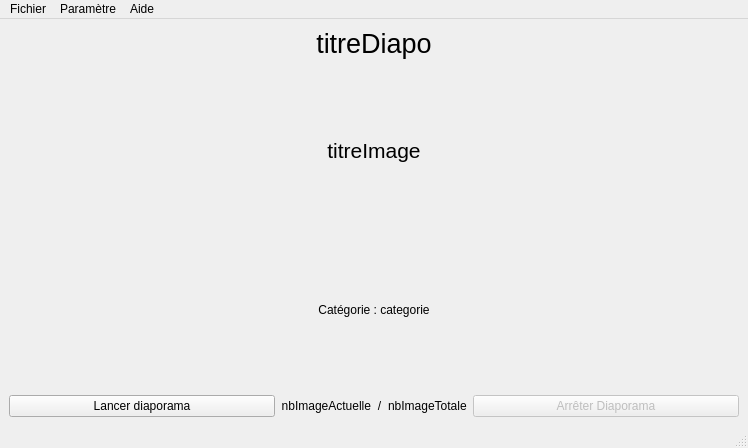
<?xml version="1.0" encoding="UTF-8"?>
<ui version="4.0">
 <class>LecteurVue</class>
 <widget class="QMainWindow" name="LecteurVue">
  <property name="geometry">
   <rect>
    <x>0</x>
    <y>0</y>
    <width>748</width>
    <height>448</height>
   </rect>
  </property>
  <property name="windowTitle">
   <string>LecteurVue</string>
  </property>
  <widget class="QWidget" name="centralwidget">
   <property name="enabled">
    <bool>true</bool>
   </property>
   <layout class="QVBoxLayout" name="verticalLayout_2">
    <item>
     <layout class="QVBoxLayout" name="verticalLayout" stretch="0,0,0,1,0,0,0">
      <item>
       <layout class="QHBoxLayout" name="horizontalLayout" stretch="3">
        <item>
         <widget class="QLabel" name="lTitreDiapo">
          <property name="font">
           <font>
            <pointsize>20</pointsize>
           </font>
          </property>
          <property name="text">
           <string>titreDiapo</string>
          </property>
          <property name="alignment">
           <set>Qt::AlignCenter</set>
          </property>
         </widget>
        </item>
       </layout>
      </item>
      <item>
       <spacer name="verticalSpacer_2">
        <property name="orientation">
         <enum>Qt::Vertical</enum>
        </property>
        <property name="sizeHint" stdset="0">
         <size>
          <width>20</width>
          <height>40</height>
         </size>
        </property>
       </spacer>
      </item>
      <item>
       <widget class="QLabel" name="lTitreImage">
        <property name="font">
         <font>
          <pointsize>16</pointsize>
         </font>
        </property>
        <property name="text">
         <string>titreImage</string>
        </property>
        <property name="alignment">
         <set>Qt::AlignCenter</set>
        </property>
       </widget>
      </item>
      <item>
       <layout class="QHBoxLayout" name="horizontalLayout_2" stretch="0,0,1,0,0">
        <item>
         <widget class="QPushButton" name="bPrecedent">
          <property name="text">
           <string/>
          </property>
          <property name="icon">
           <iconset>
            <normaloff>//haya/dossiersetud_BaieSsd/amarrier002/Desktop/image diapo/Arrow-PNG-Pic-inverse.png</normaloff>//haya/dossiersetud_BaieSsd/amarrier002/Desktop/image diapo/Arrow-PNG-Pic-inverse.png</iconset>
          </property>
          <property name="iconSize">
           <size>
            <width>60</width>
            <height>30</height>
           </size>
          </property>
          <property name="flat">
           <bool>true</bool>
          </property>
         </widget>
        </item>
        <item>
         <spacer name="horizontalSpacer">
          <property name="orientation">
           <enum>Qt::Horizontal</enum>
          </property>
          <property name="sizeHint" stdset="0">
           <size>
            <width>40</width>
            <height>20</height>
           </size>
          </property>
         </spacer>
        </item>
        <item>
         <widget class="QLabel" name="image">
          <property name="sizePolicy">
           <sizepolicy hsizetype="Fixed" vsizetype="Fixed">
            <horstretch>128</horstretch>
            <verstretch>128</verstretch>
           </sizepolicy>
          </property>
          <property name="minimumSize">
           <size>
            <width>128</width>
            <height>128</height>
           </size>
          </property>
          <property name="sizeIncrement">
           <size>
            <width>128</width>
            <height>128</height>
           </size>
          </property>
          <property name="baseSize">
           <size>
            <width>128</width>
            <height>128</height>
           </size>
          </property>
          <property name="text">
           <string/>
          </property>
          <property name="pixmap">
           <pixmap resource="cartesDisney/image.qrc">:/lecteurDiapoV2/Disney_0.gif</pixmap>
          </property>
         </widget>
        </item>
        <item>
         <spacer name="horizontalSpacer_3">
          <property name="orientation">
           <enum>Qt::Horizontal</enum>
          </property>
          <property name="sizeHint" stdset="0">
           <size>
            <width>40</width>
            <height>20</height>
           </size>
          </property>
         </spacer>
        </item>
        <item>
         <widget class="QPushButton" name="bSuivant">
          <property name="minimumSize">
           <size>
            <width>0</width>
            <height>0</height>
           </size>
          </property>
          <property name="sizeIncrement">
           <size>
            <width>60</width>
            <height>0</height>
           </size>
          </property>
          <property name="baseSize">
           <size>
            <width>60</width>
            <height>0</height>
           </size>
          </property>
          <property name="text">
           <string/>
          </property>
          <property name="icon">
           <iconset>
            <normaloff>//haya/dossiersetud_BaieSsd/amarrier002/Desktop/image diapo/Arrow-PNG-Pic.png</normaloff>//haya/dossiersetud_BaieSsd/amarrier002/Desktop/image diapo/Arrow-PNG-Pic.png</iconset>
          </property>
          <property name="iconSize">
           <size>
            <width>60</width>
            <height>30</height>
           </size>
          </property>
          <property name="flat">
           <bool>true</bool>
          </property>
         </widget>
        </item>
       </layout>
      </item>
      <item>
       <widget class="QLabel" name="lCategorie">
        <property name="text">
         <string>Catégorie : categorie</string>
        </property>
        <property name="alignment">
         <set>Qt::AlignCenter</set>
        </property>
       </widget>
      </item>
      <item>
       <spacer name="verticalSpacer">
        <property name="orientation">
         <enum>Qt::Vertical</enum>
        </property>
        <property name="sizeHint" stdset="0">
         <size>
          <width>20</width>
          <height>40</height>
         </size>
        </property>
       </spacer>
      </item>
      <item>
       <layout class="QHBoxLayout" name="horizontalLayout_3" stretch="1,0,0,0,1">
        <item>
         <widget class="QPushButton" name="bLancerDiapo">
          <property name="text">
           <string>Lancer diaporama</string>
          </property>
         </widget>
        </item>
        <item>
         <widget class="QLabel" name="lImageActuel">
          <property name="text">
           <string>nbImageActuelle</string>
          </property>
          <property name="alignment">
           <set>Qt::AlignRight|Qt::AlignTrailing|Qt::AlignVCenter</set>
          </property>
         </widget>
        </item>
        <item>
         <widget class="QLabel" name="slash">
          <property name="text">
           <string>/</string>
          </property>
          <property name="alignment">
           <set>Qt::AlignCenter</set>
          </property>
         </widget>
        </item>
        <item>
         <widget class="QLabel" name="lImageMax">
          <property name="text">
           <string>nbImageTotale</string>
          </property>
          <property name="alignment">
           <set>Qt::AlignLeading|Qt::AlignLeft|Qt::AlignVCenter</set>
          </property>
         </widget>
        </item>
        <item>
         <widget class="QPushButton" name="bArreterDiapo">
          <property name="enabled">
           <bool>false</bool>
          </property>
          <property name="text">
           <string>Arrêter Diaporama</string>
          </property>
         </widget>
        </item>
       </layout>
      </item>
     </layout>
    </item>
   </layout>
  </widget>
  <widget class="QMenuBar" name="menubar">
   <property name="geometry">
    <rect>
     <x>0</x>
     <y>0</y>
     <width>748</width>
     <height>22</height>
    </rect>
   </property>
   <widget class="QMenu" name="menuPatram_tre">
    <property name="title">
     <string>Paramètre</string>
    </property>
    <addaction name="actionCharger"/>
    <addaction name="separator"/>
    <addaction name="actionVitesse"/>
    <addaction name="separator"/>
    <addaction name="actionEnlever"/>
   </widget>
   <widget class="QMenu" name="menuAide">
    <property name="title">
     <string>Aide</string>
    </property>
    <addaction name="actionPropos"/>
   </widget>
   <widget class="QMenu" name="menuFichier">
    <property name="title">
     <string>Fichier</string>
    </property>
    <addaction name="actionQuitter"/>
   </widget>
   <addaction name="menuFichier"/>
   <addaction name="menuPatram_tre"/>
   <addaction name="menuAide"/>
  </widget>
  <widget class="QStatusBar" name="statusBar">
   <property name="cursor">
    <cursorShape>CrossCursor</cursorShape>
   </property>
  </widget>
  <action name="actionCharger">
   <property name="text">
    <string>Charger diaporama</string>
   </property>
  </action>
  <action name="actionVitesse">
   <property name="text">
    <string>Vitesse de défilement</string>
   </property>
  </action>
  <action name="actionQuitter">
   <property name="text">
    <string>Quitter</string>
   </property>
  </action>
  <action name="actionPropos">
   <property name="text">
    <string>À propos de ...</string>
   </property>
  </action>
  <action name="actionEnlever">
   <property name="text">
    <string>Enlever le diaporama</string>
   </property>
  </action>
 </widget>
 <resources>
  <include location="cartesDisney/image.qrc"/>
 </resources>
 <connections/>
</ui>
